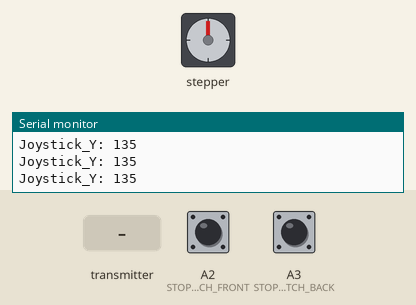
A sketch run on a simulated Arduino Uno, built with avr-gcc and run on an emulated ATmega328P. Parts: stepper motor, the last lines printed to the serial monitor. Inputs (shaded band) come from the test bench; at power-on: A3 (STOP_SWITCH_BACK) HIGH, A2 (STOP_SWITCH_FRONT) HIGH. No radio packets arrive unless stated; stepper angles assume 800 steps per turn.

Above: at 1.2 s.
1.3 s: the transmitter starts sending joystick_Y = 0
At 3.32 s:
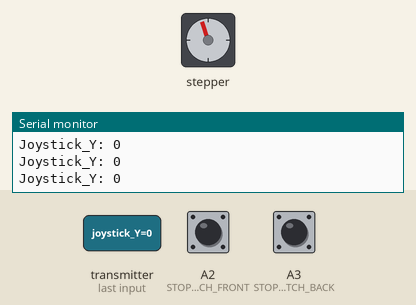
4.3 s: the transmitter starts sending joystick_Y = 255
7.3 s: the transmitter starts sending joystick_Y = 64
10.3 s: the transmitter starts sending joystick_Y = 255
13.3 s: the transmitter starts sending joystick_Y = 0
16.3 s: A3 (STOP_SWITCH_BACK) pulled LOW for 3.2 s
At 20.63 s:
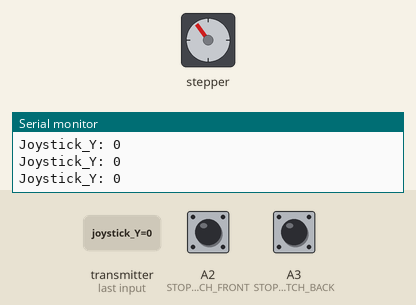
Timing chart, 0 to 27.2 s (numbered marks = the images above; inputs shaded):
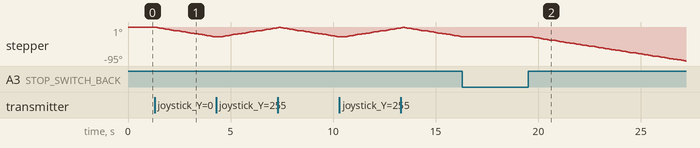

Measured:
- after the input at 1.3 s, stepper: keeps turning counter-clockwise at about 10°/s, starting after 0.11 s

The sketch:

RF_Motor_Receiver_Sketch.ino
```cpp
/**
 *
 *
 *
 */

#include <SPI.h>
#include <RF24.h>
#include <Stepper.h>
#include <nRF24L01.h>

//Pin numbers defined
#define MOTOR_STEP_PIN 2
#define MOTOR_DIR_PIN 3

#define STOP_SWITCH_FRONT A2
#define STOP_SWITCH_BACK A3

#define ONE_REVOLUTION 800
#define MAX_SPEED 800

#define DOUBLE 2

RF24 radio(7, 8); //CE, CSN

const byte address[6] = "00001";

Stepper myMotor = Stepper(ONE_REVOLUTION, MOTOR_DIR_PIN, MOTOR_STEP_PIN);

unsigned long lastReceiveTime = 0;
unsigned long currentTime = 0;

//Max size of this struct is 32 bytes - NRF24L01 buffer limit
struct Data_Package
{
  byte joystick_Y;
};

Data_Package data;

void setup()
{
  Serial.begin(115200);

  radio.begin();
  radio.openReadingPipe(0, address);
  radio.setAutoAck(false);
  radio.setDataRate(RF24_250KBPS);
  radio.setPALevel(RF24_PA_LOW);
  radio.setChannel(217);

  //Initialize as receiver
  radio.startListening();
  resetData();
}

void loop()
{
  int theYInput;

  if (radio.available())
  {
    radio.read(&data, sizeof(Data_Package));
    lastReceiveTime = millis();
  }

  theYInput = data.joystick_Y;

  //Checks whether to keep receving data or not
  currentTime = millis();
  //If current time is more then 1 second since we have recived the last data, that means we have lost connection
  if (currentTime - lastReceiveTime > 1000)
  {
    // If the connection is lost, resets the data. Prevents unwanted behavior
    resetData();
  }

  Serial.print("Joystick_Y: ");
  Serial.println(theYInput);
  delay(100);

  //Joystick centered
  if (theYInput > 120 && theYInput < 150)
  {
    //Does nothing
  }

  //Move motors forward,
  if (digitalRead(STOP_SWITCH_FRONT) == LOW)
  {
    //Stop movement in the wrong direction
  }
  else
  {
    if (theYInput > 160)
    {
      myMotor.step(DOUBLE);
    }
  }

  //Move motors backward,
  if (digitalRead(STOP_SWITCH_BACK) == LOW)
  {
    //Stop movement in the wrong direction
  }
  else
  {
    if (theYInput < 110)
    {
      myMotor.step(-DOUBLE);
    }
  }
}

void resetData()
{
  //Resets to initial default values
  data.joystick_Y = 135;
}
```
